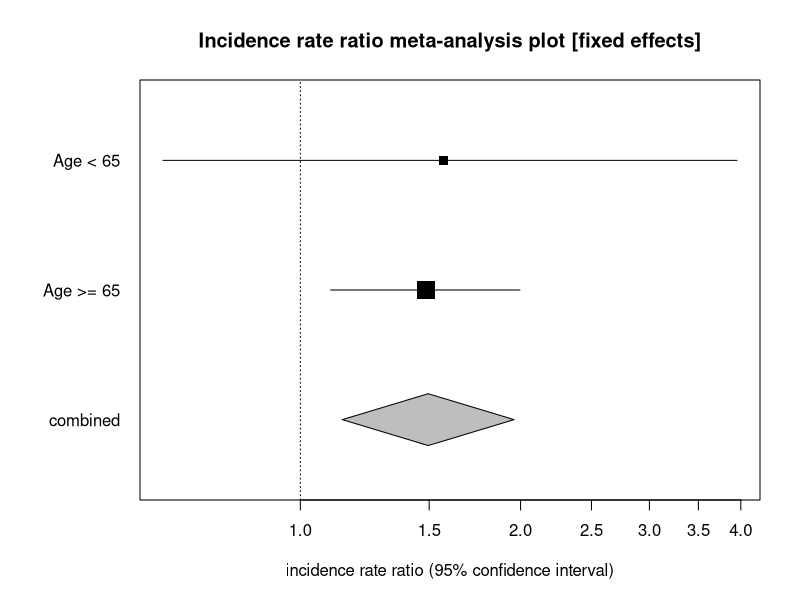
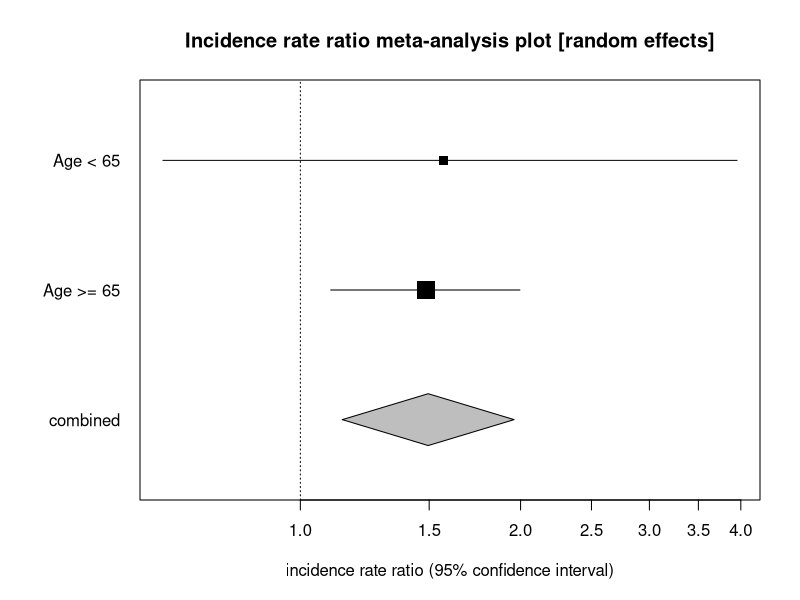

Here is the R script that generated these plots, in order:
# Incidence rate meta-analysis: the StatsDirect help example (Rothman and Monson 1973,
# deaths among patients with trigeminal neuralgia in two age strata, exposed and not
# exposed; the test workbook's meta worksheet columns Exposed cases, Exposed
# person-time, Control cases, Control person-time and Age split) in R
a <- c(14, 76)        # cases in the exposed groups
pt1 <- c(1516, 949)   # person-years in the exposed groups
b <- c(10, 121)       # cases in the non-exposed groups
pt2 <- c(1701, 2245)  # person-years in the non-exposed groups
strata <- c("Age < 65", "Age >= 65")
k <- length(a)
z <- qnorm(0.975)     # for 95% confidence intervals
six <- function(x) formatC(x, digits = 6, format = "f", drop0trailing = TRUE)
pv <- function(p) {
  if (p < 0.0001) "P < 0.0001" else
    paste("P =", formatC(p, digits = 4, format = "f", drop0trailing = TRUE))
}

# Base R has no meta-analysis function, so the pooling follows the formulae above: a
# fixed effects estimate weighted by inverse variance, Cochran's Q for heterogeneity,
# the DerSimonian-Laird moment estimate of the between-studies variance (tau squared,
# zero when Q is below its degrees of freedom) and the random effects estimate, whose
# weights add tau squared to each stratum's variance (two or more strata)
pool <- function(y, v) {
  w <- 1 / v
  fixed <- sum(w * y) / sum(w)
  q <- sum(w * (y - fixed)^2)
  tau2 <- max(0, (q - (k - 1)) / (sum(w) - sum(w^2) / sum(w)))
  wr <- 1 / (v + tau2)
  list(fixed = fixed, se = sqrt(1 / sum(w)), q = q, tau2 = tau2,
       random = sum(wr * y) / sum(wr), se_r = sqrt(1 / sum(wr)),
       fixed_pct = 100 * w / sum(w), random_pct = 100 * wr / sum(wr))
}
# The pooled part of the report; f back-transforms a log ratio to a ratio
summarise <- function(p, name, null, f = identity) {
  ci <- function(est, se) {
    paste0("(95% CI = ", six(f(est - z * se)), " to ", six(f(est + z * se)), ")")
  }
  cat("Fixed effects (inverse variance)\n")
  cat("Pooled", name, "=", six(f(p$fixed)), ci(p$fixed, p$se), "\n")
  cat("Z (test ", name, " differs from ", null, ") = ", six(p$fixed / p$se), "  ",
      pv(2 * pnorm(-abs(p$fixed / p$se))), "\n", sep = "")
  cat("Non-combinability of studies\n")
  cat("Cochran Q = ", six(p$q), "  (df = ", k - 1, ")  ",
      pv(pchisq(p$q, k - 1, lower.tail = FALSE)), "\n", sep = "")
  cat("Moment-based estimate of between studies variance =", six(p$tau2), "\n")
  # I2 is the share of Q beyond its degrees of freedom. Its confidence interval treats
  # Q as non-central chi-square: the distribution function at the observed Q is solved
  # for the non-centrality parameter lambda at each tail probability (a limit is 0 when
  # even the central distribution gives less), and each limit is lambda / (df + lambda)
  one <- function(x) formatC(x, digits = 1, format = "f", drop0trailing = TRUE)
  i2 <- max(0, 100 * (p$q - (k - 1)) / p$q)
  lambda <- function(prob) {
    if (pchisq(p$q, k - 1) <= prob) 0 else
      uniroot(function(l) pchisq(p$q, k - 1, ncp = l) - prob, c(0, 10 * p$q + 100),
              tol = 1e-10)$root
  }
  lim <- c(lambda(0.975), lambda(0.025))
  cat("I2 (inconsistency) = ", one(i2), "% (95% CI = ",
      one(100 * lim[1] / (k - 1 + lim[1])), "% to ",
      one(100 * lim[2] / (k - 1 + lim[2])), "%)\n", sep = "")
  cat("Random effects (DerSimonian-Laird)\n")
  cat("Pooled", name, "=", six(f(p$random)), ci(p$random, p$se_r), "\n")
  cat("Z (test ", name, " differs from ", null, ") = ", six(p$random / p$se_r), "  ",
      pv(2 * pnorm(-abs(p$random / p$se_r))), "\n", sep = "")
}
# The forest plots that follow in the report: each stratum's estimate and interval, a
# box that grows with its weight, and the pooled estimate as a diamond at the foot
forest <- function(est, lower, upper, pooled, p_lower, p_upper, pct, main, xlab,
                   null, log = "") {
  par(mar = c(5, 7, 4, 2))
  y <- (k + 1):2
  plot(NA, xlim = range(lower, upper, p_lower, p_upper), ylim = c(0.5, k + 1.5),
       log = log, yaxt = "n", ylab = "", xlab = xlab, main = main)
  axis(2, at = c(y, 1), labels = c(strata, "combined"), las = 1, tick = FALSE)
  abline(v = null, lty = 3)
  segments(lower, y, upper, y)
  points(est, y, pch = 15, cex = 0.5 + 2 * sqrt(pct / 100))
  polygon(c(p_lower, pooled, p_upper, pooled), c(1, 1.2, 1, 0.8), col = "grey")
}

# The same data as incidence rate ratios, StatsDirect's other option for this menu
# item. poisson.test compares two rates and gives their ratio with the exact interval
# of the report, from the binomial distribution of the exposed cases among all cases.
# The standardised effect is the log ratio and the fixed effects weights invert its
# variance, 1/a + 1/b
irr <- (a / pt1) / (b / pt2)
exact <- sapply(1:k, function(i) {
  poisson.test(c(a[i], b[i]), c(pt1[i], pt2[i]))$conf.int
})
res_r <- pool(log(irr), 1 / a + 1 / b)
cat("Incidence rate ratio (IRR) meta-analysis\n")
print(data.frame(stratum = 1:k, IRR = six(irr), lower = six(exact[1, ]),
                 upper = six(exact[2, ]), strata), row.names = FALSE)
print(data.frame(stratum = 1:k, effect = six(log(irr)),
                 variance = six(1 / a + 1 / b),
                 fixed = six(res_r$fixed_pct), random = six(res_r$random_pct), strata),
      row.names = FALSE)
summarise(res_r, "IRR", 1, exp)

# The report's exact conditional block (Martin and Austin 2000): given a stratum's
# total cases, its exposed cases are binomial with probability pt1 psi / (pt1 psi + pt2)
# for a common rate ratio psi, so the total of exposed cases over the strata has
# the convolution of these binomials as its conditional distribution. Under psi = 1
# each is dbinom(x, a + b, pt1 / (pt1 + pt2)); another psi multiplies the probability of
# x exposed cases by psi^x. The conditional maximum likelihood estimate is the psi
# whose expected total equals the observed total, and each exact limit the psi at
# which one tail probability of the observed total is 2.5% (the mid-P versions count
# half of the observed total's probability). The P values are the tails at psi = 1,
# the two sided Fisher P summing the outcomes no more probable than the observed one
null_p <- 1
for (i in 1:k) {
  coef <- dbinom(0:(a[i] + b[i]), a[i] + b[i], pt1[i] / (pt1[i] + pt2[i]))
  product <- numeric(length(null_p) + length(coef) - 1)
  for (j in seq_along(coef)) {
    at <- j:(j + length(null_p) - 1)
    product[at] <- product[at] + coef[j] * null_p
  }
  null_p <- product
}
x <- seq_along(null_p) - 1
s <- sum(a)
cond <- function(psi) {
  lp <- log(null_p) + x * log(psi)
  p <- exp(lp - max(lp))
  p / sum(p)
}
tail_p <- function(psi, upper, half = 1) {
  p <- cond(psi)
  sum(p[if (upper) x > s else x < s]) + half * p[x == s]
}
root <- function(f) uniroot(f, c(0.01, 100), tol = 1e-10)$root  # brackets this example
cmle <- root(function(psi) sum(x * cond(psi)) - s)
fisher <- c(root(function(psi) tail_p(psi, TRUE) - 0.025),
            root(function(psi) tail_p(psi, FALSE) - 0.025))
mid <- c(root(function(psi) tail_p(psi, TRUE, 0.5) - 0.025),
         root(function(psi) tail_p(psi, FALSE, 0.5) - 0.025))
p_null <- cond(1)
one_f <- min(tail_p(1, TRUE), tail_p(1, FALSE))
two_f <- sum(p_null[p_null <= p_null[x == s]])
one_m <- min(tail_p(1, TRUE, 0.5), tail_p(1, FALSE, 0.5))
cat("Fixed effects (conditional maximum likelihood)\n")
cat("Pooled rate ratio =", six(cmle), "\n")
cat("Exact Fisher 95% confidence interval =", six(fisher[1]), "to", six(fisher[2]),
    "\n")
cat("Exact Fisher one sided ", pv(one_f), ", two sided ", pv(two_f), "\n", sep = "")
cat("Exact mid-P 95% confidence interval =", six(mid[1]), "to", six(mid[2]), "\n")
cat("Exact mid-P one sided ", pv(one_m), ", two sided ", pv(min(1, 2 * one_m)), "\n",
    sep = "")
# The report ends with bias indicators (Begg-Mazumdar and Egger) only when more than
# three strata are pooled: with these two it says why there are none
cat("Bias indicators\n")
cat("Bias indicators need more than three studies with an estimate\n")
forest(irr, exact[1, ], exact[2, ], exp(res_r$fixed), exp(res_r$fixed - z * res_r$se),
       exp(res_r$fixed + z * res_r$se), res_r$fixed_pct,
       "Incidence rate ratio meta-analysis plot [fixed effects]",
       "incidence rate ratio (95% confidence interval)", 1, log = "x")
forest(irr, exact[1, ], exact[2, ], exp(res_r$random),
       exp(res_r$random - z * res_r$se_r), exp(res_r$random + z * res_r$se_r),
       res_r$random_pct, "Incidence rate ratio meta-analysis plot [random effects]",
       "incidence rate ratio (95% confidence interval)", 1, log = "x")
